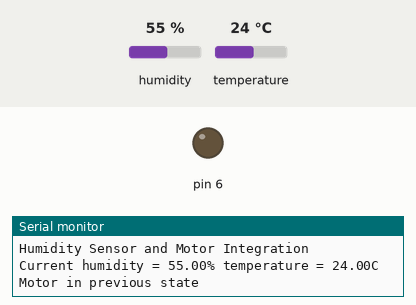
Simulated run of this sketch. Board: Arduino Uno, built with avr-gcc and run on an emulated ATmega328P. On the bench: output pins drawn as LEDs (lit = HIGH), the last lines printed to the serial monitor. Inputs (shaded band) come from the test bench; at power-on: humidity 55 %, temperature 24 °C.

Above: at 2.7 s.
2.8 s: humidity set to 63 %
6.1 s: humidity set to 66 %
At 7.4 s:
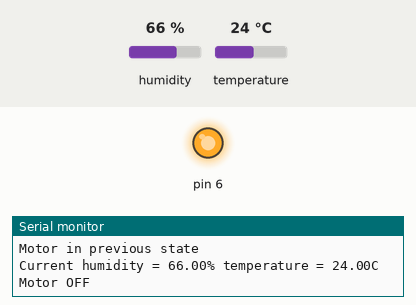
Timing chart, 0 to 9.1 s (numbered marks = the images above; inputs shaded):
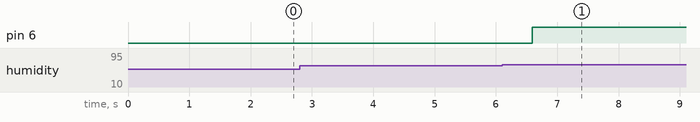

Measured:
- the behaviour switches between 64 and 65 % on humidity (found by bisection; images 0 and 1)
- after the input at 6.1 s, pin 6: LOW → HIGH after 0.49 s

The sketch:

Humidity_Sensor.ino
```cpp
#include "dht.h"
#define dht_apin A0
dht DHT;
void setup(){
  Serial.begin(9600);
  delay(500);//Delay to let system boot
  Serial.println("Humidity Sensor and Motor Integration\n\n");
  pinMode(6, OUTPUT);
  delay(1000);//Wait before accessing Sensor
}//end "setup()"
void loop(){
  //Start of Program
    DHT.read11(dht_apin);
    Serial.print("Current humidity = ");
    Serial.print(DHT.humidity);
    Serial.print("% ");
    Serial.print("temperature = ");
    Serial.print(DHT.temperature);
    Serial.println("C ");
    if(DHT.humidity < 55) {
      digitalWrite(6, LOW);
      Serial.println("Motor ON");
    }
    else if(DHT.humidity >= 65) {
      digitalWrite(6, HIGH);
      Serial.println("Motor OFF");
    }
    else {
      Serial.println("Motor in previous state");
    }
    delay(2500);

}
```
